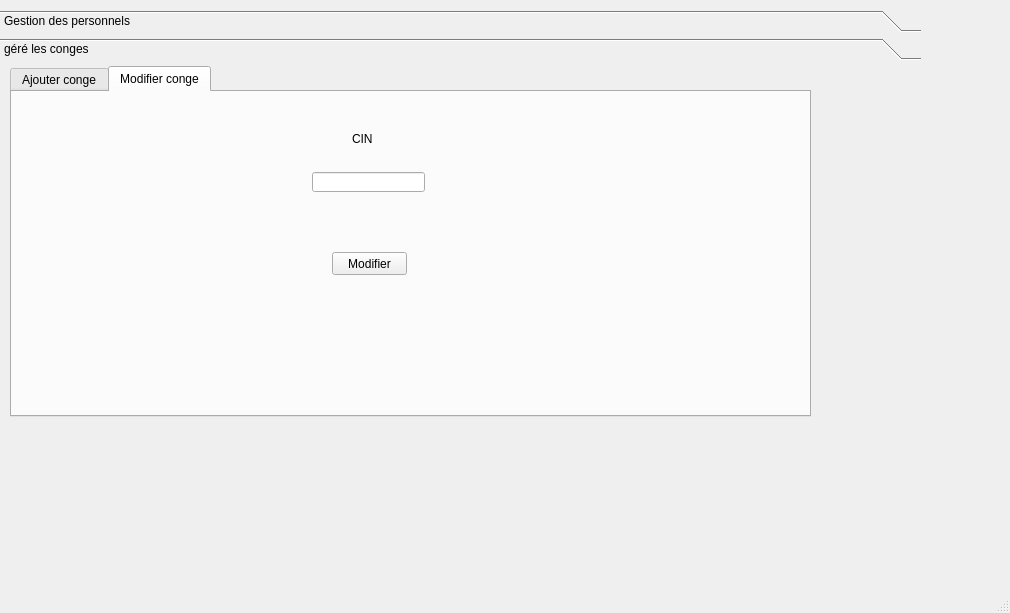
<?xml version="1.0" encoding="UTF-8"?>
<ui version="4.0">
 <class>MainWindow</class>
 <widget class="QMainWindow" name="MainWindow">
  <property name="geometry">
   <rect>
    <x>0</x>
    <y>0</y>
    <width>1010</width>
    <height>613</height>
   </rect>
  </property>
  <property name="windowTitle">
   <string>Next distination</string>
  </property>
  <widget class="QWidget" name="centralwidget">
   <widget class="QToolBox" name="toolBox">
    <property name="geometry">
     <rect>
      <x>0</x>
      <y>10</y>
      <width>921</width>
      <height>491</height>
     </rect>
    </property>
    <property name="currentIndex">
     <number>1</number>
    </property>
    <widget class="QWidget" name="page_7">
     <property name="geometry">
      <rect>
       <x>0</x>
       <y>0</y>
       <width>921</width>
       <height>437</height>
      </rect>
     </property>
     <attribute name="label">
      <string>Gestion des personnels</string>
     </attribute>
     <widget class="QTabWidget" name="modifier">
      <property name="geometry">
       <rect>
        <x>0</x>
        <y>0</y>
        <width>891</width>
        <height>391</height>
       </rect>
      </property>
      <property name="styleSheet">
       <string notr="true">background-image: url(:/new/image/back.png);</string>
      </property>
      <property name="currentIndex">
       <number>4</number>
      </property>
      <widget class="QWidget" name="ajouter">
       <attribute name="title">
        <string>Ajouter</string>
       </attribute>
       <widget class="QLabel" name="label_2">
        <property name="geometry">
         <rect>
          <x>20</x>
          <y>100</y>
          <width>47</width>
          <height>13</height>
         </rect>
        </property>
        <property name="text">
         <string>Nom</string>
        </property>
       </widget>
       <widget class="QLabel" name="label_3">
        <property name="geometry">
         <rect>
          <x>20</x>
          <y>40</y>
          <width>47</width>
          <height>13</height>
         </rect>
        </property>
        <property name="text">
         <string>ID</string>
        </property>
       </widget>
       <widget class="QLineEdit" name="id">
        <property name="geometry">
         <rect>
          <x>80</x>
          <y>40</y>
          <width>113</width>
          <height>20</height>
         </rect>
        </property>
       </widget>
       <widget class="QLineEdit" name="cin">
        <property name="geometry">
         <rect>
          <x>80</x>
          <y>70</y>
          <width>113</width>
          <height>20</height>
         </rect>
        </property>
       </widget>
       <widget class="QPushButton" name="pushButton">
        <property name="geometry">
         <rect>
          <x>90</x>
          <y>170</y>
          <width>75</width>
          <height>23</height>
         </rect>
        </property>
        <property name="text">
         <string>AJOUTER</string>
        </property>
       </widget>
       <widget class="QLabel" name="label_4">
        <property name="geometry">
         <rect>
          <x>20</x>
          <y>70</y>
          <width>47</width>
          <height>13</height>
         </rect>
        </property>
        <property name="text">
         <string>CIN</string>
        </property>
       </widget>
       <widget class="QLabel" name="label_5">
        <property name="geometry">
         <rect>
          <x>20</x>
          <y>130</y>
          <width>47</width>
          <height>13</height>
         </rect>
        </property>
        <property name="text">
         <string>Prénom</string>
        </property>
       </widget>
       <widget class="QLineEdit" name="prenom">
        <property name="geometry">
         <rect>
          <x>80</x>
          <y>130</y>
          <width>113</width>
          <height>20</height>
         </rect>
        </property>
       </widget>
       <widget class="QLineEdit" name="nom">
        <property name="geometry">
         <rect>
          <x>80</x>
          <y>100</y>
          <width>113</width>
          <height>20</height>
         </rect>
        </property>
       </widget>
      </widget>
      <widget class="QWidget" name="tab_2">
       <attribute name="title">
        <string>Supprimer</string>
       </attribute>
       <widget class="QLineEdit" name="lineEdit_8">
        <property name="geometry">
         <rect>
          <x>60</x>
          <y>40</y>
          <width>113</width>
          <height>20</height>
         </rect>
        </property>
       </widget>
       <widget class="QLabel" name="label_38">
        <property name="geometry">
         <rect>
          <x>10</x>
          <y>40</y>
          <width>47</width>
          <height>13</height>
         </rect>
        </property>
        <property name="text">
         <string>CIN</string>
        </property>
       </widget>
       <widget class="QPushButton" name="pushButton_supprimer">
        <property name="geometry">
         <rect>
          <x>80</x>
          <y>90</y>
          <width>75</width>
          <height>23</height>
         </rect>
        </property>
        <property name="text">
         <string>Supprimer</string>
        </property>
       </widget>
      </widget>
      <widget class="QWidget" name="tab">
       <attribute name="title">
        <string>Afficher</string>
       </attribute>
       <widget class="QPushButton" name="pushButton_2">
        <property name="geometry">
         <rect>
          <x>720</x>
          <y>310</y>
          <width>111</width>
          <height>23</height>
         </rect>
        </property>
        <property name="text">
         <string>Afficher</string>
        </property>
       </widget>
       <widget class="QListWidget" name="listWidget">
        <property name="geometry">
         <rect>
          <x>20</x>
          <y>50</y>
          <width>681</width>
          <height>281</height>
         </rect>
        </property>
       </widget>
       <widget class="QLabel" name="label">
        <property name="geometry">
         <rect>
          <x>50</x>
          <y>30</y>
          <width>641</width>
          <height>16</height>
         </rect>
        </property>
        <property name="text">
         <string>ID                                           Nom                                           Prenom                                             Cin</string>
        </property>
       </widget>
      </widget>
      <widget class="QWidget" name="tab_3">
       <attribute name="title">
        <string>Modifier</string>
       </attribute>
       <widget class="QPushButton" name="pushButton_modifier">
        <property name="geometry">
         <rect>
          <x>230</x>
          <y>290</y>
          <width>75</width>
          <height>23</height>
         </rect>
        </property>
        <property name="text">
         <string>Modifier</string>
        </property>
       </widget>
       <widget class="QLabel" name="label_40">
        <property name="geometry">
         <rect>
          <x>20</x>
          <y>190</y>
          <width>51</width>
          <height>20</height>
         </rect>
        </property>
        <property name="text">
         <string>CIN</string>
        </property>
       </widget>
       <widget class="QLabel" name="label_41">
        <property name="geometry">
         <rect>
          <x>20</x>
          <y>220</y>
          <width>51</width>
          <height>20</height>
         </rect>
        </property>
        <property name="text">
         <string>Nom</string>
        </property>
       </widget>
       <widget class="QLabel" name="label_42">
        <property name="geometry">
         <rect>
          <x>20</x>
          <y>260</y>
          <width>51</width>
          <height>20</height>
         </rect>
        </property>
        <property name="text">
         <string>Prenom</string>
        </property>
       </widget>
       <widget class="QLineEdit" name="prenom_9">
        <property name="geometry">
         <rect>
          <x>100</x>
          <y>260</y>
          <width>113</width>
          <height>20</height>
         </rect>
        </property>
       </widget>
       <widget class="QLineEdit" name="nom_9">
        <property name="geometry">
         <rect>
          <x>100</x>
          <y>230</y>
          <width>113</width>
          <height>20</height>
         </rect>
        </property>
       </widget>
       <widget class="QLineEdit" name="cin_9">
        <property name="geometry">
         <rect>
          <x>100</x>
          <y>190</y>
          <width>113</width>
          <height>20</height>
         </rect>
        </property>
       </widget>
      </widget>
      <widget class="QWidget" name="tab_13">
       <attribute name="title">
        <string>Rechercher</string>
       </attribute>
       <widget class="QLabel" name="label_9">
        <property name="geometry">
         <rect>
          <x>120</x>
          <y>50</y>
          <width>47</width>
          <height>13</height>
         </rect>
        </property>
        <property name="text">
         <string>CIN</string>
        </property>
       </widget>
       <widget class="QLineEdit" name="chercher">
        <property name="geometry">
         <rect>
          <x>150</x>
          <y>50</y>
          <width>113</width>
          <height>20</height>
         </rect>
        </property>
       </widget>
       <widget class="QListWidget" name="listWidget_5">
        <property name="geometry">
         <rect>
          <x>90</x>
          <y>130</y>
          <width>571</width>
          <height>192</height>
         </rect>
        </property>
       </widget>
       <widget class="QLabel" name="label_10">
        <property name="geometry">
         <rect>
          <x>100</x>
          <y>100</y>
          <width>551</width>
          <height>16</height>
         </rect>
        </property>
        <property name="text">
         <string>ID                                           Nom                                           Prenom                                             Cin</string>
        </property>
       </widget>
      </widget>
     </widget>
    </widget>
    <widget class="QWidget" name="page_8">
     <property name="geometry">
      <rect>
       <x>0</x>
       <y>0</y>
       <width>921</width>
       <height>437</height>
      </rect>
     </property>
     <attribute name="label">
      <string>géré les conges</string>
     </attribute>
     <widget class="QTabWidget" name="tabWidget">
      <property name="geometry">
       <rect>
        <x>10</x>
        <y>0</y>
        <width>801</width>
        <height>351</height>
       </rect>
      </property>
      <property name="currentIndex">
       <number>1</number>
      </property>
      <widget class="QWidget" name="tab_34">
       <attribute name="title">
        <string>Ajouter conge</string>
       </attribute>
       <widget class="QLineEdit" name="cin_8">
        <property name="geometry">
         <rect>
          <x>320</x>
          <y>60</y>
          <width>113</width>
          <height>20</height>
         </rect>
        </property>
       </widget>
       <widget class="QLabel" name="label_88">
        <property name="geometry">
         <rect>
          <x>360</x>
          <y>30</y>
          <width>47</width>
          <height>13</height>
         </rect>
        </property>
        <property name="text">
         <string>CIN</string>
        </property>
       </widget>
       <widget class="QLabel" name="label_89">
        <property name="geometry">
         <rect>
          <x>340</x>
          <y>90</y>
          <width>101</width>
          <height>20</height>
         </rect>
        </property>
        <property name="text">
         <string>date de debut</string>
        </property>
       </widget>
       <widget class="QDateEdit" name="dateEdit">
        <property name="geometry">
         <rect>
          <x>320</x>
          <y>120</y>
          <width>110</width>
          <height>22</height>
         </rect>
        </property>
       </widget>
       <widget class="QLabel" name="label_90">
        <property name="geometry">
         <rect>
          <x>340</x>
          <y>150</y>
          <width>101</width>
          <height>20</height>
         </rect>
        </property>
        <property name="text">
         <string>date de fin</string>
        </property>
       </widget>
       <widget class="QDateEdit" name="dateEdit_2">
        <property name="geometry">
         <rect>
          <x>320</x>
          <y>180</y>
          <width>110</width>
          <height>22</height>
         </rect>
        </property>
       </widget>
       <widget class="QPushButton" name="pushButton_3">
        <property name="geometry">
         <rect>
          <x>330</x>
          <y>230</y>
          <width>75</width>
          <height>23</height>
         </rect>
        </property>
        <property name="text">
         <string>Valider</string>
        </property>
       </widget>
      </widget>
      <widget class="QWidget" name="tab_35">
       <attribute name="title">
        <string>Modifier conge</string>
       </attribute>
       <widget class="QLabel" name="label_6">
        <property name="geometry">
         <rect>
          <x>340</x>
          <y>40</y>
          <width>47</width>
          <height>13</height>
         </rect>
        </property>
        <property name="text">
         <string>CIN</string>
        </property>
       </widget>
       <widget class="QPushButton" name="pushButton_4">
        <property name="geometry">
         <rect>
          <x>320</x>
          <y>160</y>
          <width>75</width>
          <height>23</height>
         </rect>
        </property>
        <property name="text">
         <string>Modifier</string>
        </property>
       </widget>
       <widget class="QLineEdit" name="lineEdit">
        <property name="geometry">
         <rect>
          <x>300</x>
          <y>80</y>
          <width>113</width>
          <height>20</height>
         </rect>
        </property>
       </widget>
      </widget>
     </widget>
    </widget>
   </widget>
  </widget>
  <widget class="QMenuBar" name="menubar">
   <property name="geometry">
    <rect>
     <x>0</x>
     <y>0</y>
     <width>1010</width>
     <height>21</height>
    </rect>
   </property>
  </widget>
  <widget class="QStatusBar" name="statusbar"/>
 </widget>
 <resources/>
 <connections/>
</ui>
